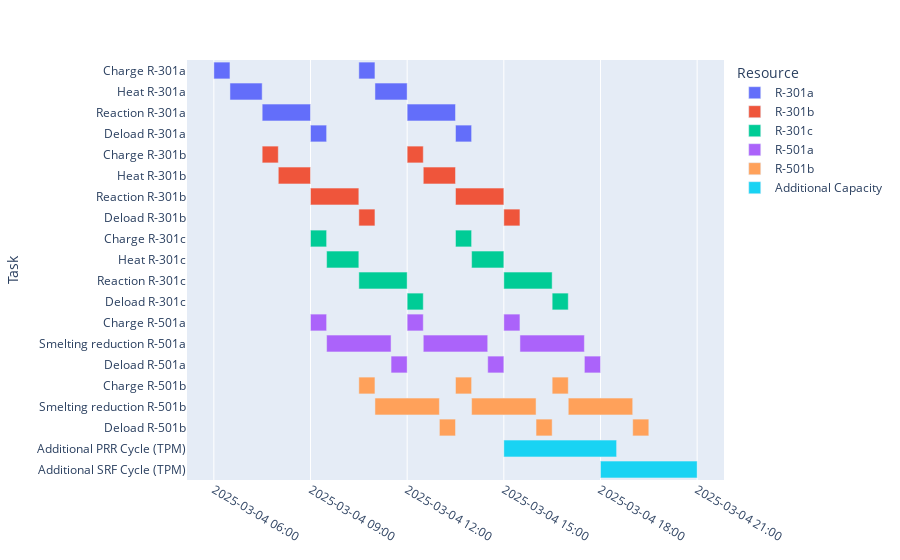

Notebook source saved alongside this figure:
### Code cell
df = pd.DataFrame([
    # ----------------------- Cycle 1 -----------------------
    dict(Task="Charge R-301a", Start='2025-03-04 06:00', Finish='2025-03-04 06:30', Resource="R-301a"),
    dict(Task="Heat R-301a", Start='2025-03-04 06:30', Finish='2025-03-04 07:30', Resource="R-301a"),
    dict(Task="Reaction R-301a", Start='2025-03-04 07:30', Finish='2025-03-04 09:00', Resource="R-301a"),
    dict(Task="Deload R-301a", Start='2025-03-04 09:00', Finish='2025-03-04 09:30', Resource="R-301a"),

    dict(Task="Charge R-301b", Start='2025-03-04 07:30', Finish='2025-03-04 08:00', Resource="R-301b"),
    dict(Task="Heat R-301b", Start='2025-03-04 08:00', Finish='2025-03-04 09:00', Resource="R-301b"),
    dict(Task="Reaction R-301b", Start='2025-03-04 09:00', Finish='2025-03-04 10:30', Resource="R-301b"),
    dict(Task="Deload R-301b", Start='2025-03-04 10:30', Finish='2025-03-04 11:00', Resource="R-301b"),

    dict(Task="Charge R-301c", Start='2025-03-04 09:00', Finish='2025-03-04 09:30', Resource="R-301c"),
    dict(Task="Heat R-301c", Start='2025-03-04 09:30', Finish='2025-03-04 10:30', Resource="R-301c"),
    dict(Task="Reaction R-301c", Start='2025-03-04 10:30', Finish='2025-03-04 12:00', Resource="R-301c"),
    dict(Task="Deload R-301c", Start='2025-03-04 12:00', Finish='2025-03-04 12:30', Resource="R-301c"),

    dict(Task="Charge R-501a", Start='2025-03-04 09:00', Finish='2025-03-04 09:30', Resource="R-501a"),
    dict(Task="Smelting reduction R-501a", Start='2025-03-04 09:30', Finish='2025-03-04 11:30', Resource="R-501a"),
    dict(Task="Deload R-501a", Start='2025-03-04 11:30', Finish='2025-03-04 12:00', Resource="R-501a"),

    dict(Task="Charge R-501b", Start='2025-03-04 10:30', Finish='2025-03-04 11:00', Resource="R-501b"),
    dict(Task="Smelting reduction R-501b", Start='2025-03-04 11:00', Finish='2025-03-04 13:00', Resource="R-501b"),
    dict(Task="Deload R-501b", Start='2025-03-04 13:00', Finish='2025-03-04 13:30', Resource="R-501b"),

    # ----------------------- Cycle 2 -----------------------

    dict(Task="Charge R-301a", Start='2025-03-04 10:30', Finish='2025-03-04 11:00', Resource="R-301a"),
    dict(Task="Heat R-301a", Start='2025-03-04 11:00', Finish='2025-03-04 12:00', Resource="R-301a"),
    dict(Task="Reaction R-301a", Start='2025-03-04 12:00', Finish='2025-03-04 13:30', Resource="R-301a"),
    dict(Task="Deload R-301a", Start='2025-03-04 13:30', Finish='2025-03-04 14:00', Resource="R-301a"),
    
    dict(Task="Charge R-301b", Start='2025-03-04 12:00', Finish='2025-03-04 12:30', Resource="R-301b"),
    dict(Task="Heat R-301b", Start='2025-03-04 12:30', Finish='2025-03-04 13:30', Resource="R-301b"),
    dict(Task="Reaction R-301b", Start='2025-03-04 13:30', Finish='2025-03-04 15:00', Resource="R-301b"),
    dict(Task="Deload R-301b", Start='2025-03-04 15:00', Finish='2025-03-04 15:30', Resource="R-301b"),
    
    dict(Task="Charge R-301c", Start='2025-03-04 13:30', Finish='2025-03-04 14:00', Resource="R-301c"),
    dict(Task="Heat R-301c", Start='2025-03-04 14:00', Finish='2025-03-04 15:00', Resource="R-301c"),
    dict(Task="Reaction R-301c", Start='2025-03-04 15:00', Finish='2025-03-04 16:30', Resource="R-301c"),
    dict(Task="Deload R-301c", Start='2025-03-04 16:30', Finish='2025-03-04 17:00', Resource="R-301c"),
    
    dict(Task="Charge R-501a", Start='2025-03-04 12:00', Finish='2025-03-04 12:30', Resource="R-501a"),
    dict(Task="Smelting reduction R-501a", Start='2025-03-04 12:30', Finish='2025-03-04 14:30', Resource="R-501a"),
    dict(Task="Deload R-501a", Start='2025-03-04 14:30', Finish='2025-03-04 15:00', Resource="R-501a"),
    
    dict(Task="Charge R-501b", Start='2025-03-04 13:30', Finish='2025-03-04 14:00', Resource="R-501b"),
    dict(Task="Smelting reduction R-501b", Start='2025-03-04 14:00', Finish='2025-03-04 16:00', Resource="R-501b"),
    dict(Task="Deload R-501b", Start='2025-03-04 16:00', Finish='2025-03-04 16:30', Resource="R-501b"),

    # ----------------------- Cycle 3 -----------------------
    dict(Task="Charge R-501a", Start='2025-03-04 15:00', Finish='2025-03-04 15:30', Resource="R-501a"),
    dict(Task="Smelting reduction R-501a", Start='2025-03-04 15:30', Finish='2025-03-04 17:30', Resource="R-501a"),
    dict(Task="Deload R-501a", Start='2025-03-04 17:30', Finish='2025-03-04 18:00', Resource="R-501a"),

    dict(Task="Charge R-501b", Start='2025-03-04 16:30', Finish='2025-03-04 17:00', Resource="R-501b"),
    dict(Task="Smelting reduction R-501b", Start='2025-03-04 17:00', Finish='2025-03-04 19:00', Resource="R-501b"),
    dict(Task="Deload R-501b", Start='2025-03-04 19:00', Finish='2025-03-04 19:30', Resource="R-501b"),

    # ----------------------- Additional capacity -----------------------

    dict(Task="Additional PRR Cycle (TPM)", Start='2025-03-04 15:00', Finish='2025-03-04 18:30', Resource="Additional Capacity"),
    dict(Task="Additional SRF Cycle (TPM)", Start='2025-03-04 18:00', Finish='2025-03-04 21:00', Resource="Additional Capacity")
])

df["Start"] = pd.to_datetime(df["Start"])
df["Finish"] = pd.to_datetime(df["Finish"])

fig = px.timeline(df, x_start="Start", x_end="Finish", y="Task", color="Resource")

fig.update_yaxes(autorange="reversed")

fig.update_xaxes(tickformat="%Y-%m-%d %H:%M")

# save_path = r"C:\Users\fjm21\OneDrive - Imperial College London\Fourth Year\FYD\Control\schedule.pdf"

# fig.write_image(save_path, format="pdf")

# print(f"PDF saved to {save_path}")

# save_path = r"C:\Users\fjm21\OneDrive - Imperial College London\Fourth Year\FYD\Control\schedule.png"

# # Save the figure as an image (PNG format)
# fig.write_image(save_path, format="png", width=1920, height=1080)

# print(f"Image saved to {save_path}")

### Figure 1 — Plotly figure (JSON) as saved in the notebook; plotly's stock layout.template omitted (floating-point values rounded to 4 significant figures)
{"data": [{"alignmentgroup": "True", "base": ["2025-03-04T06:00:00", "2025-03-04T06:30:00", "2025-03-04T07:30:00", "2025-03-04T09:00:00", "2025-03-04T10:30:00", "2025-03-04T11:00:00", "2025-03-04T12:00:00", "2025-03-04T13:30:00"], "hovertemplate": "Resource=R-301a<br>Start=%{base}<br>Finish=%{x}<br>Task=%{y}<extra></extra>", "legendgroup": "R-301a", "marker": {"color": "#636efa", "pattern": {"shape": ""}}, "name": "R-301a", "offsetgroup": "R-301a", "orientation": "h", "showlegend": true, "textposition": "auto", "type": "bar", "x": [1800000, 3600000, 5400000, 1800000, 1800000, 3600000, 5400000, 1800000], "xaxis": "x", "y": ["Charge R-301a", "Heat R-301a", "Reaction R-301a", "Deload R-301a", "Charge R-301a", "Heat R-301a", "Reaction R-301a", "Deload R-301a"], "yaxis": "y"}, {"alignmentgroup": "True", "base": ["2025-03-04T07:30:00", "2025-03-04T08:00:00", "2025-03-04T09:00:00", "2025-03-04T10:30:00", "2025-03-04T12:00:00", "2025-03-04T12:30:00", "2025-03-04T13:30:00", "2025-03-04T15:00:00"], "hovertemplate": "Resource=R-301b<br>Start=%{base}<br>Finish=%{x}<br>Task=%{y}<extra></extra>", "legendgroup": "R-301b", "marker": {"color": "#EF553B", "pattern": {"shape": ""}}, "name": "R-301b", "offsetgroup": "R-301b", "orientation": "h", "showlegend": true, "textposition": "auto", "type": "bar", "x": [1800000, 3600000, 5400000, 1800000, 1800000, 3600000, 5400000, 1800000], "xaxis": "x", "y": ["Charge R-301b", "Heat R-301b", "Reaction R-301b", "Deload R-301b", "Charge R-301b", "Heat R-301b", "Reaction R-301b", "Deload R-301b"], "yaxis": "y"}, {"alignmentgroup": "True", "base": ["2025-03-04T09:00:00", "2025-03-04T09:30:00", "2025-03-04T10:30:00", "2025-03-04T12:00:00", "2025-03-04T13:30:00", "2025-03-04T14:00:00", "2025-03-04T15:00:00", "2025-03-04T16:30:00"], "hovertemplate": "Resource=R-301c<br>Start=%{base}<br>Finish=%{x}<br>Task=%{y}<extra></extra>", "legendgroup": "R-301c", "marker": {"color": "#00cc96", "pattern": {"shape": ""}}, "name": "R-301c", "offsetgroup": "R-301c", "orientation": "h", "showlegend": true, "textposition": "auto", "type": "bar", "x": [1800000, 3600000, 5400000, 1800000, 1800000, 3600000, 5400000, 1800000], "xaxis": "x", "y": ["Charge R-301c", "Heat R-301c", "Reaction R-301c", "Deload R-301c", "Charge R-301c", "Heat R-301c", "Reaction R-301c", "Deload R-301c"], "yaxis": "y"}, {"alignmentgroup": "True", "base": ["2025-03-04T09:00:00", "2025-03-04T09:30:00", "2025-03-04T11:30:00", "2025-03-04T12:00:00", "2025-03-04T12:30:00", "2025-03-04T14:30:00", "2025-03-04T15:00:00", "2025-03-04T15:30:00", "2025-03-04T17:30:00"], "hovertemplate": "Resource=R-501a<br>Start=%{base}<br>Finish=%{x}<br>Task=%{y}<extra></extra>", "legendgroup": "R-501a", "marker": {"color": "#ab63fa", "pattern": {"shape": ""}}, "name": "R-501a", "offsetgroup": "R-501a", "orientation": "h", "showlegend": true, "textposition": "auto", "type": "bar", "x": [1800000, 7200000, 1800000, 1800000, 7200000, 1800000, 1800000, 7200000, 1800000], "xaxis": "x", "y": ["Charge R-501a", "Smelting reduction R-501a", "Deload R-501a", "Charge R-501a", "Smelting reduction R-501a", "Deload R-501a", "Charge R-501a", "Smelting reduction R-501a", "Deload R-501a"], "yaxis": "y"}, {"alignmentgroup": "True", "base": ["2025-03-04T10:30:00", "2025-03-04T11:00:00", "2025-03-04T13:00:00", "2025-03-04T13:30:00", "2025-03-04T14:00:00", "2025-03-04T16:00:00", "2025-03-04T16:30:00", "2025-03-04T17:00:00", "2025-03-04T19:00:00"], "hovertemplate": "Resource=R-501b<br>Start=%{base}<br>Finish=%{x}<br>Task=%{y}<extra></extra>", "legendgroup": "R-501b", "marker": {"color": "#FFA15A", "pattern": {"shape": ""}}, "name": "R-501b", "offsetgroup": "R-501b", "orientation": "h", "showlegend": true, "textposition": "auto", "type": "bar", "x": [1800000, 7200000, 1800000, 1800000, 7200000, 1800000, 1800000, 7200000, 1800000], "xaxis": "x", "y": ["Charge R-501b", "Smelting reduction R-501b", "Deload R-501b", "Charge R-501b", "Smelting reduction R-501b", "Deload R-501b", "Charge R-501b", "Smelting reduction R-501b", "Deload R-501b"], "yaxis": "y"}, {"alignmentgroup": "True", "base": ["2025-03-04T15:00:00", "2025-03-04T18:00:00"], "hovertemplate": "Resource=Additional Capacity<br>Start=%{base}<br>Finish=%{x}<br>Task=%{y}<extra></extra>", "legendgroup": "Additional Capacity", "marker": {"color": "#19d3f3", "pattern": {"shape": ""}}, "name": "Additional Capacity", "offsetgroup": "Additional Capacity", "orientation": "h", "showlegend": true, "textposition": "auto", "type": "bar", "x": [12600000, 10800000], "xaxis": "x", "y": ["Additional PRR Cycle (TPM)", "Additional SRF Cycle (TPM)"], "yaxis": "y"}], "layout": {"barmode": "overlay", "legend": {"title": {"text": "Resource"}, "tracegroupgap": 0}, "margin": {"t": 60}, "xaxis": {"anchor": "y", "domain": [0, 1], "tickformat": "%Y-%m-%d %H:%M", "type": "date"}, "yaxis": {"anchor": "x", "autorange": "reversed", "domain": [0, 1], "title": {"text": "Task"}}}}
